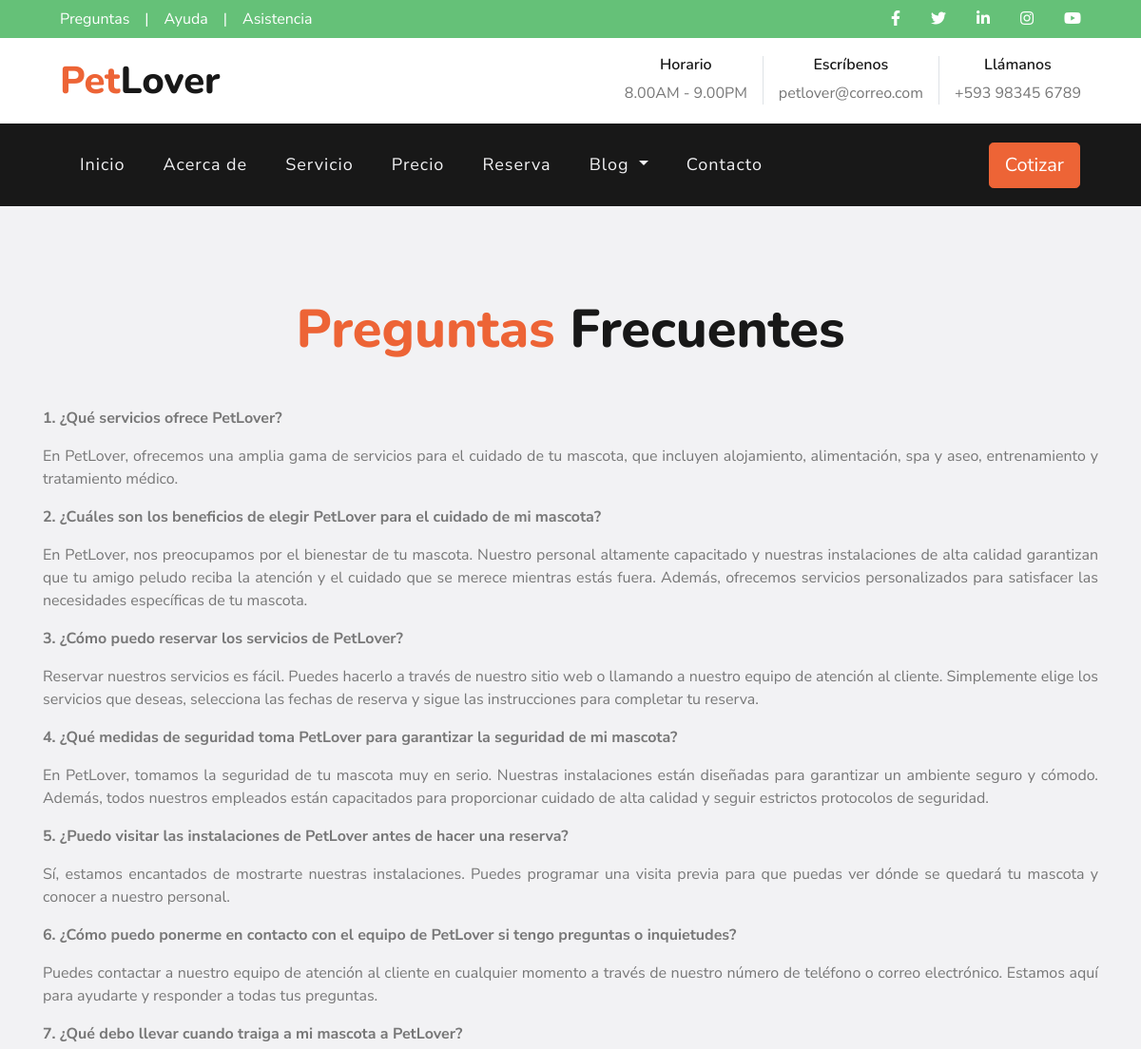
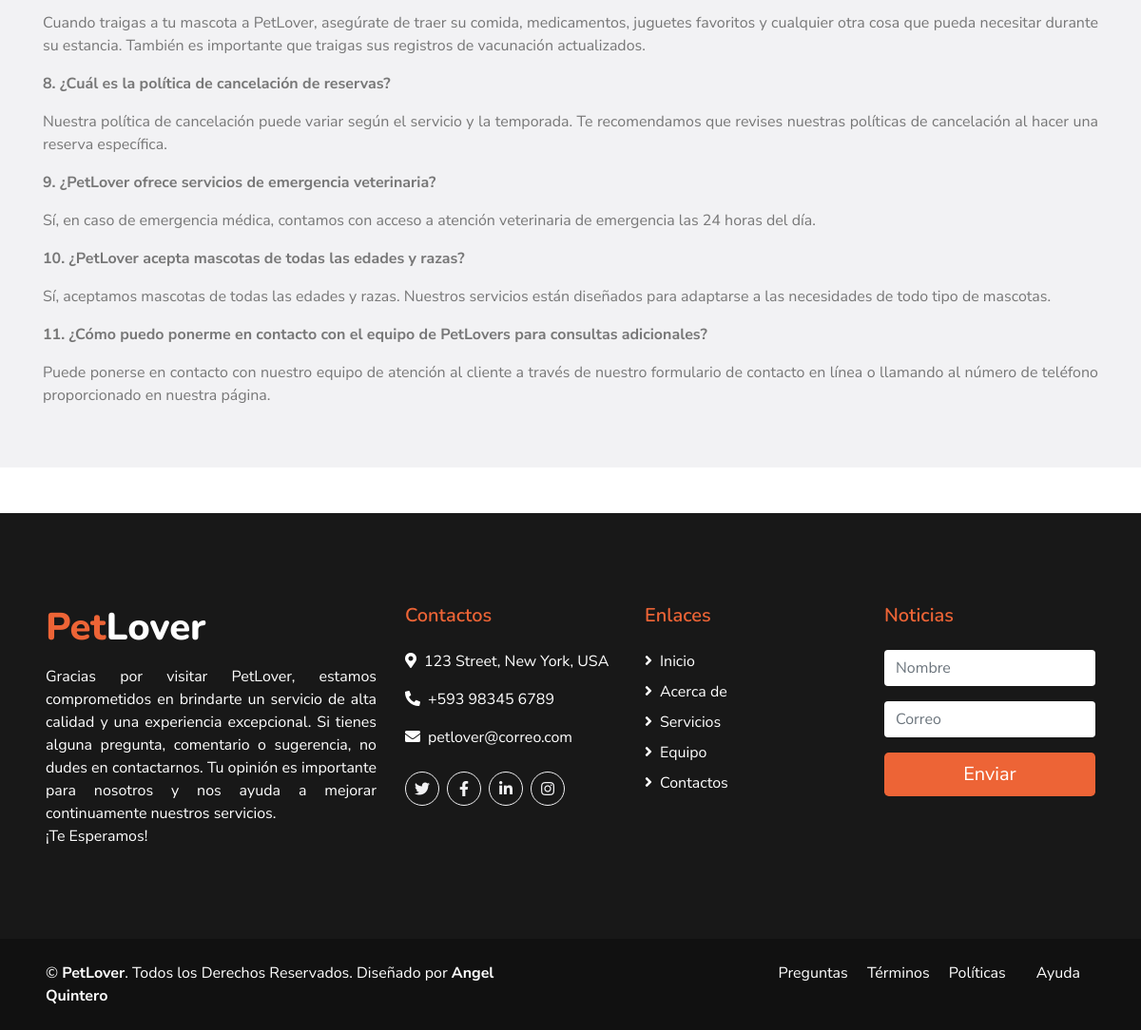
/page/1/, run on the app's committed database (2 pictures, top to bottom).
### pages/models.py (models this page shows, shortened)
class Page(models.Model):
    title=models.CharField(max_length=100, verbose_name="Título")
    content=RichTextField(verbose_name="Contenido")
    created=models.DateTimeField(auto_now_add=True, verbose_name="Fecha de creación")
    updated=models.DateTimeField(auto_now=True, verbose_name="Fecha de modificación")
    class Meta:
        verbose_name="Página"
        verbose_name_plural="Páginas"
        ordering=['created']

### pages/views.py (the view)
# urls.py: path('<int:pageId>/', views.pages, name="pages"),
def pages(request, pageId):
    page=get_object_or_404(Page, id=pageId)
    return render(request, "pages/terms.html", {'page':page})

### pages/templatetags/pages_secundary.py (called while the page is built)
@register.simple_tag
def get_list_pages():
    pages=Page.objects.all()
    return pages

### social/processor.py (called while the page is built)
def context(request):
    dict={}
    listSocial=Social.objects.all()
    for social in listSocial:
        dict[social.key]=social.url
    return dict

### pages/templates/pages/terms.html (shortened to what this page needs)
{% extends 'core/base.html' %}
{% load static %}{% block title %}Términos{% endblock %}
{% block content %}
<div class="container-fluid bg-light pt-5">
  <div class="container py-5">
    <div class="d-flex flex-column text-center mb-5">
      <h1 class="display-4 m-0"><span class="text-primary">{{page.title.split.0}}</span> {{page.title.split.1}} {{page.title.split.2}}</h1>
    </div>
    <div class="section-content">{{page.content|safe}}
    </div>
  </div>
</div>
{% endblock %}

### core/templates/core/base.html (shortened to what this page needs)
<!DOCTYPE html>
<html lang="es">
  <head>
    {% load static %}
    <link href="https://cdnjs.cloudflare.com/ajax/libs/font-awesome/5.10.0/css/all.min.css" rel="stylesheet"/>
    <link href="{% static 'core/lib/flaticon/font/flaticon.css' %}" rel="stylesheet"/>
    <link href="{% static 'core/lib/owlcarousel/assets/owl.carousel.min.css' %}" rel="stylesheet"/>
    <link href="{% static 'core/lib/tempusdominus/css/tempusdominus-bootstrap-4.min.css' %}" rel="stylesheet"/>
    <link href="{% static 'core/css/style.css' %}" rel="stylesheet"/>
  </head>
  <body>
    <div class="container-fluid">
      <div class="row bg-secondary py-2 px-lg-5">
        <div class="col-lg-6 text-center text-lg-left mb-2 mb-lg-0">
          <div class="d-inline-flex align-items-center">
            {% load pages_secundary %}{% get_list_pages as listPages %}
            {% for page in listPages %}
              {% if "Preguntas Frecuentes" in page.title %}
                <a href="{% url 'pages' page.id %}" class="text-white pr-3 link">{{page.title.split.0}}</a>
              {% endif %}
            {% endfor %}
            <span class="text-white">|</span><a class="text-white px-3" href="">Ayuda</a>
            <span class="text-white">|</span><a class="text-white pl-3" href="">Asistencia</a>
          </div>
        </div>
        <div class="col-lg-6 text-center text-lg-right">
          <div class="d-inline-flex align-items-center">
            <a class="text-white px-3" href="{{URL_FACEBOOK}}" target="_blank"><i class="fab fa-facebook-f"></i></a>
            <a class="text-white px-3" href="{{URL_TWITTER}}" target="_blank"><i class="fab fa-twitter"></i></a>
            <a class="text-white px-3" href="{{URL_LINKEDIN}}" target="_blank"><i class="fab fa-linkedin-in"></i></a>
            <a class="text-white px-3" href="{{URL_INSTAGRAM}}" target="_blank"><i class="fab fa-instagram"></i></a>
            <a class="text-white pl-3" href="{{URL_YOUTUBE}}" target="_blank"><i class="fab fa-youtube"></i></a>
          </div>
        </div>
      </div>
      <div class="row py-3 px-lg-5">
        <div class="col-lg-4">
          <a href="{% url 'home' %}" class="navbar-brand d-none d-lg-block">
            <h1 class="m-0 display-5 text-capitalize"><span class="text-primary">Pet</span>Lover</h1>
          </a>
        </div>
        <div class="col-lg-8 text-center text-lg-right">
          <div class="d-inline-flex align-items-center">
            <div class="d-inline-flex flex-column text-center pr-3 border-right">
              <h6>Horario</h6><p class="m-0">8.00AM - 9.00PM</p>
            </div>
            <div class="d-inline-flex flex-column text-center px-3 border-right">
              <h6>Escríbenos</h6><p class="m-0">petlover@correo.com</p>
            </div>
            <div class="d-inline-flex flex-column text-center pl-3">
              <h6>Llámanos</h6><p class="m-0">+593 98345 6789</p>
            </div>
          </div>
        </div>
      </div>
    </div>
    <div class="container-fluid p-0">
      <nav class="navbar navbar-expand-lg bg-dark navbar-dark py-3 py-lg-0 px-lg-5">
        <div class="collapse navbar-collapse justify-content-between px-3" id="navbarCollapse">
          <div class="navbar-nav mr-auto py-0">
            <li><a href="{% url 'home' %}" class="nav-item nav-link {% if request.path == '/' %}active{% endif %}">Inicio</a></li>
            <li><a href="{% url 'about' %}" class="nav-item nav-link {% if request.path == '/about/' %}active{% endif %}">Acerca de</a></li>
            <li><a href="{% url 'services' %}" class="nav-item nav-link {% if request.path == '/services/' %}active{% endif %}">Servicio</a></li>
            <li><a href="{% url 'prices' %}" class="nav-item nav-link {% if request.path == '/prices/' %}active{% endif %}">Precio</a></li>
            <li><a href="{% url 'booking' %}" class="nav-item nav-link {% if request.path == '/booking/' %}active{% endif %}">Reserva</a></li>
            <li class="nav-item dropdown">
              <a href="#" class="nav-link dropdown-toggle
                {% if request.path == '/blog/' or request.path == '/single/' %}active{% endif %}" data-toggle="dropdown">Blog
              </a>
            </li>
            <li>
              <a href="{% url 'contact' %}" class="nav-item nav-link {% if request.path == '/contact/' %}active{% endif %}">Contacto</a>
            </li>
          </div>
          <a href="{% url 'prices' %}" class="btn btn-lg btn-primary px-3 d-none d-lg-block">Cotizar</a>
        </div>
      </nav>
    </div>
    {% block content %}{% endblock %}
    <div class="container-fluid bg-dark text-white mt-5 py-5 px-sm-3 px-md-5">
      <div class="row pt-5">
        <div class="col-lg-4 col-md-12 mb-5">
          <h1 class="mb-3 display-5 text-capitalize text-white"><span class="text-primary">Pet</span>Lover</h1>
          <p style="text-align:justify" class="m-0">Gracias por visitar PetLover, estamos comprometidos en brindarte un servicio de alta calidad
            y una experiencia excepcional. Si tienes alguna pregunta, comentario o sugerencia,
            no dudes en contactarnos. Tu opinión es importante para nosotros y nos ayuda a mejorar
            continuamente nuestros servicios.<br>¡Te Esperamos!
          </p>
        </div>
        <div class="col-lg-8 col-md-12">
          <div class="row">
            <div class="col-md-4 mb-5">
              <h5 class="text-primary mb-4">Contactos</h5>
              <p><i class="fa fa-map-marker-alt mr-2"></i>123 Street, New York, USA</p>
              <p><i class="fa fa-phone-alt mr-2"></i>+593 98345 6789</p>
              <p><i class="fa fa-envelope mr-2"></i>petlover@correo.com</p>
              <div class="d-flex justify-content-start mt-4">
                <a class="btn btn-outline-light rounded-circle text-center mr-2 px-0" style="width: 36px; height: 36px"
                  href="{{URL_TWITTER}}" target="_blank"><i class="fab fa-twitter"></i>
                </a>
                <a class="btn btn-outline-light rounded-circle text-center mr-2 px-0" style="width: 36px; height: 36px"
                    href="{{URL_FACEBOOK}}" target="_blank"><i class="fab fa-facebook-f"></i>
                </a>
                <a class="btn btn-outline-light rounded-circle text-center mr-2 px-0" style="width: 36px; height: 36px"
                  href="{{URL_LINKEDIN}}" target="_blank"><i class="fab fa-linkedin-in"></i>
                </a>
                <a class="btn btn-outline-light rounded-circle text-center mr-2 px-0" style="width: 36px; height: 36px"
                  href="{{URL_INSTAGRAM}}" target="_blank"><i class="fab fa-instagram"></i>
                </a>
              </div>
            </div>
            <div class="col-md-4 mb-5"><h5 class="text-primary mb-4">Enlaces</h5>
              <div class="d-flex flex-column justify-content-start">
                <a class="text-white mb-2" href="{% url 'home' %}"><i class="fa fa-angle-right mr-2"></i>Inicio</a>
                <a class="text-white mb-2" href="{% url 'about' %}"><i class="fa fa-angle-right mr-2"></i>Acerca de</a>
                <a class="text-white mb-2" href="{% url 'services' %}"><i class="fa fa-angle-right mr-2"></i>Servicios</a>
                <a class="text-white mb-2" href="{% url 'about' %}"><i class="fa fa-angle-right mr-2"></i>Equipo</a>
                <a class="text-white mb-2" href="{% url 'contact' %}"><i class="fa fa-angle-right mr-2"></i>Contactos</a>
              </div>
            </div>
            <div class="col-md-4 mb-5"><h5 class="text-primary mb-4">Noticias</h5>
              <form action="">
                <div class="form-group">
                  <input type="text" class="form-control border-0" placeholder="Nombre" required="required"/>
                </div>
                <div class="form-group">
                  <input type="email" class="form-control border-0" placeholder="Correo" required="required"/>
                </div>
                <div>
                  <button class="btn btn-lg btn-primary btn-block border-0" type="submit">Enviar</button>
                </div>
              </form>
            </div>
          </div>
        </div>
      </div>
    </div>
    <div class="container-fluid text-white py-4 px-sm-3 px-md-5" style="background: #111111">
      <div class="row">
        <div class="col-md-6 text-center text-md-left mb-3 mb-md-0">
          <p class="m-0 text-white">&copy;
            <a class="text-white font-weight-bold" href="{% url 'home' %}">PetLover</a>. Todos los Derechos Reservados. Diseñado por
            <a class="text-white font-weight-bold" href="">Angel Quintero</a>
          </p>
        </div>
        <div class="col-md-6 text-center text-md-right">
          <ul class="nav d-inline-flex">
            <li class="nav-item">
              {% load pages_secundary %}{% get_list_pages as listPages %}
              {% for page in listPages %}
                <a href="{% url 'pages' page.id %}" class="text-white pr-3 link">{{page.title.split.0}}</a>
              {% endfor %}
            </li>
            <li class="nav-item"><a class="nav-link text-white py-0" href="#">Ayuda</a></li>
          </ul>
        </div>
      </div>
    </div>
  </body>
</html>

### data on the page
Page: title.split.0 "Preguntas", title.split.1 "Frecuentes", content "1. ¿Qué servicios ofrece PetLover? En PetLover, ofrecemos una amplia gama de servicios para el cuidado de tu mascota, que incluyen alojamiento, alimentación, spa y aseo, entrenamiento y tratamiento médico. 2. ¿Cuáles son los beneficios de elegir PetLover para el cuidado de mi mascota? En PetLover, nos preocupamos por el bienestar de tu mascota. Nuestro personal altamente capacitado y nuestras instalaciones de alta calidad garantizan que tu amigo peludo reciba la atención y el cuidado que se merece mientras estás fuera. Además, ofrecemos servicios personalizados para satisfacer las necesidades específicas de tu mascota. 3. ¿Cómo puedo reservar los servicios de PetLover? Reservar nuestros…"
Page: title.split.0 "Términos"
Page: title.split.0 "Políticas"
